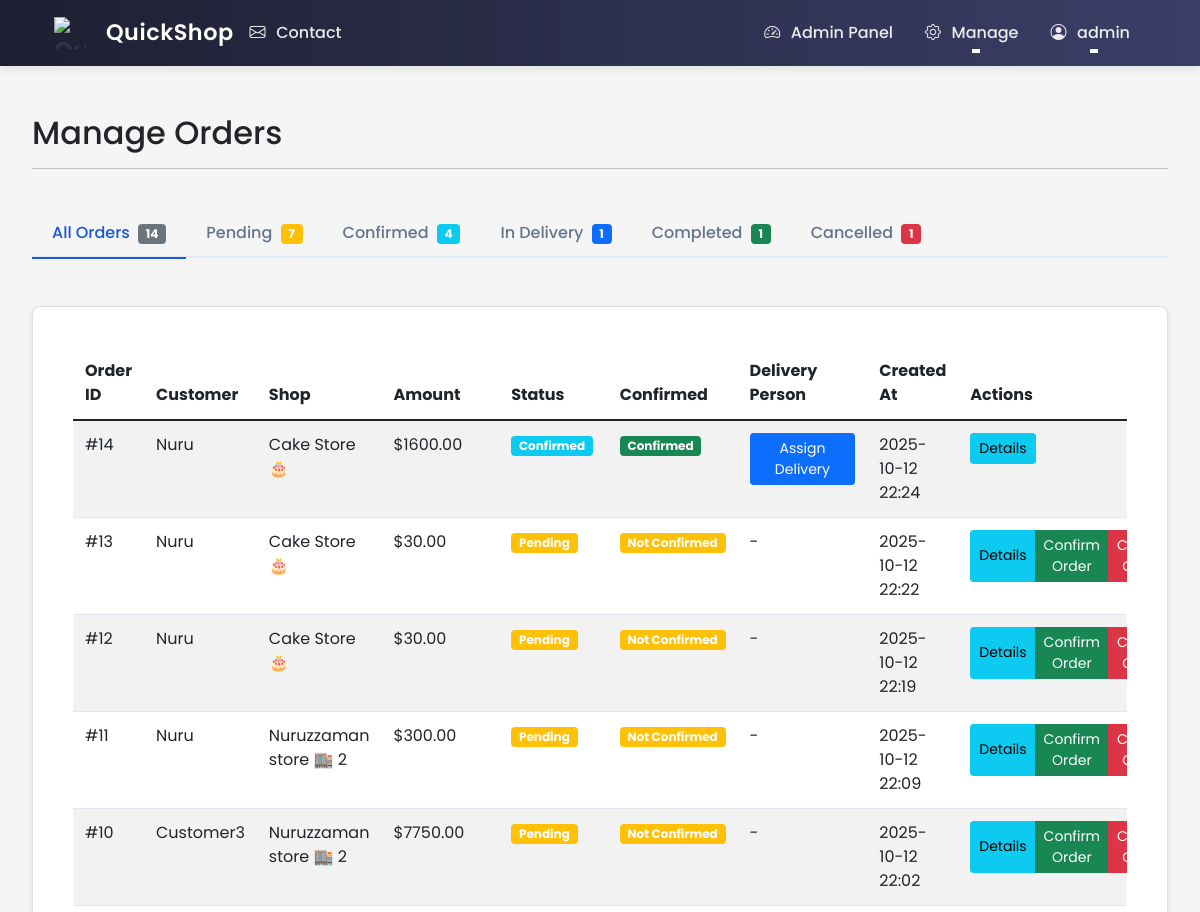
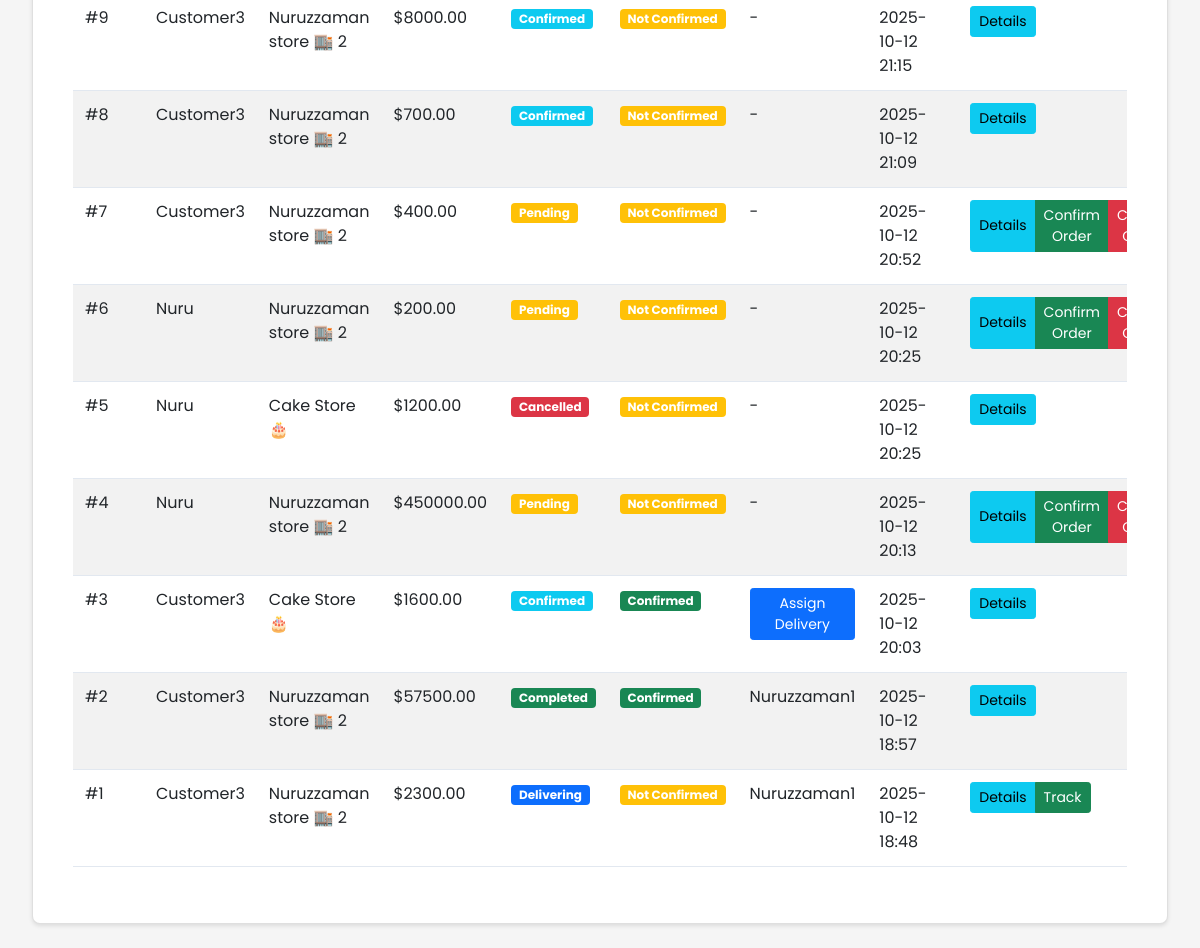
The page /admin/orders (signed in) on the database its author committed (2 pictures, top to bottom).
### ecommerce/models/user.py (models this page shows, shortened)
class User(UserMixin, db.Model):
    id = db.Column(db.Integer, primary_key=True)
    username = db.Column(db.String(80), unique=True, nullable=False)
    email = db.Column(db.String(120), unique=True, nullable=False)
    password_hash = db.Column(db.String(128))
    role = db.Column(db.String(20), nullable=False, default='user')  # user, shop_owner, delivery, admin
    phone = db.Column(db.String(20))  # Added phone number field
    location_lat = db.Column(db.Float)
    location_lng = db.Column(db.Float)
    address = db.Column(db.String(200))
    created_at = db.Column(db.DateTime, default=datetime.utcnow)
    updated_at = db.Column(db.DateTime, default=datetime.utcnow, onupdate=datetime.utcnow)
    is_active = db.Column(db.Boolean, default=True)
    email_notifications = db.Column(db.Boolean, default=True)
    orders = db.relationship('Order', lazy=True, foreign_keys='Order.customer_id')
    shop = db.relationship('Shop', backref='owner', lazy=True, uselist=False)
    deliveries = db.relationship('Order', backref='assigned_delivery_person', lazy=True,
                               foreign_keys='Order.delivery_person_id')
    @property
    def is_admin(self):
        return self.role == 'admin'

### ecommerce/models/order.py (models this page shows, shortened)
class Order(db.Model):
    id = db.Column(db.Integer, primary_key=True)
    customer_id = db.Column(db.Integer, db.ForeignKey('user.id'), nullable=False)
    shop_id = db.Column(db.Integer, db.ForeignKey('shop.id'), nullable=False)
    delivery_person_id = db.Column(db.Integer, db.ForeignKey('user.id'))
    status = db.Column(db.String(20), nullable=False, default='pending')
    confirmed = db.Column(db.Boolean, default=False)  # New column to track confirmation
    total_amount = db.Column(db.Float, nullable=False, default=0.0)
    delivery_fee = db.Column(db.Float, nullable=False, default=5.0)  # Default delivery fee
    delivery_address = db.Column(db.String(200), nullable=True)  # Made nullable
    delivery_lat = db.Column(db.Float, nullable=True)  # Made nullable for consistency
    delivery_lng = db.Column(db.Float, nullable=True)  # Made nullable for consistency
    created_at = db.Column(db.DateTime, default=datetime.utcnow)
    updated_at = db.Column(db.DateTime, default=datetime.utcnow, onupdate=datetime.utcnow)
    estimated_delivery_time = db.Column(db.DateTime)
    special_instructions = db.Column(db.Text)
    payment_method = db.Column(db.String(20), nullable=False, default='cod')  # cod, bkash, nagad, card
    payment_status = db.Column(db.String(20), nullable=False, default='pending')  # pending, paid, failed
    payment_details = db.Column(db.JSON)  # Store payment method specific details
    payment_transaction_id = db.Column(db.String(100))  # For online payments
    items = db.relationship('OrderItem', backref='order', lazy=True, cascade='all, delete-orphan')
    customer = db.relationship('User', foreign_keys=[customer_id])
    delivery_person = db.relationship('User', foreign_keys=[delivery_person_id], backref='delivery_orders')
    shop = db.relationship('Shop', foreign_keys=[shop_id], backref='orders')

### ecommerce/models/shop.py (models this page shows, shortened)
class Shop(db.Model):
    id = db.Column(db.Integer, primary_key=True)
    name = db.Column(db.String(100), nullable=False)
    description = db.Column(db.Text)
    about = db.Column(db.Text)  # New field for shop-specific About content
    owner_id = db.Column(db.Integer, db.ForeignKey('user.id'), nullable=False)
    location_lat = db.Column(db.Float, nullable=True)
    location_lng = db.Column(db.Float, nullable=True)
    address = db.Column(db.String(200), nullable=True)
    approval_status = db.Column(db.String(20), server_default='pending')  # pending, approved, rejected
    images = db.relationship('Image', lazy=True,
                           foreign_keys='Image.shop_id',
                           cascade="all, delete-orphan",
                           backref=db.backref('shop_ref', lazy=True))
    phone = db.Column(db.String(20))
    email = db.Column(db.String(120))
    website = db.Column(db.String(200))
    business_hours = db.Column(db.Text)  # Stored as JSON string
    created_at = db.Column(db.DateTime, default=datetime.utcnow)
    is_active = db.Column(db.Boolean, default=False)  # Only true after approval
    products = db.relationship('Product', backref='shop', lazy=True)

### ecommerce/routes/admin.py (the view)
@admin_bp.route('/orders')
@login_required
@admin_required
def orders():
    status = request.args.get('status', 'all')
    query = Order.query
    if status != 'all' and status in ['pending', 'confirmed', 'delivering', 'completed', 'cancelled']:
        query = query.filter_by(status=status)
    orders = query.order_by(Order.created_at.desc()).all()
    status_counts = {
        'all': Order.query.count(),
        'pending': Order.query.filter_by(status='pending').count(),
        'confirmed': Order.query.filter_by(status='confirmed').count(),
        'delivering': Order.query.filter_by(status='delivering').count(),
        'completed': Order.query.filter_by(status='completed').count(),
        'cancelled': Order.query.filter_by(status='cancelled').count()
    }
    order_status_colors = {
        'pending': 'warning',
        'confirmed': 'info',
        'delivering': 'primary',
        'completed': 'success',
        'cancelled': 'danger'
    }
    return render_template('admin/orders.html',
                         orders=orders,
                         current_status=status,
                         status_counts=status_counts,
                         order_status_colors=order_status_colors)

### ecommerce/templates/admin/orders.html (shortened to what this page needs)
{% extends "base.html" %}
{% block content %}
<div class="row mb-4">
    <div class="col-md-12">
        <h2>Manage Orders</h2>
        <hr>
    </div>
</div>
<div class="row mb-4">
    <div class="col-md-12">
        <ul class="nav nav-tabs">
            <li class="nav-item">
                <a class="nav-link {{ 'active' if current_status == 'all' else '' }}"
                   href="{{ url_for('admin.orders') }}">
                    All Orders
                    <span class="badge bg-secondary ms-1">{{ status_counts['all'] }}</span>
                </a>
            </li>
            <li class="nav-item">
                <a class="nav-link {{ 'active' if current_status == 'pending' else '' }}"
                   href="{{ url_for('admin.orders', status='pending') }}">
                    Pending
                    <span class="badge bg-warning ms-1">{{ status_counts['pending'] }}</span>
                </a>
            </li>
            <li class="nav-item">
                <a class="nav-link {{ 'active' if current_status == 'confirmed' else '' }}"
                   href="{{ url_for('admin.orders', status='confirmed') }}">
                    Confirmed
                    <span class="badge bg-info ms-1">{{ status_counts['confirmed'] }}</span>
                </a>
            </li>
            <li class="nav-item">
                <a class="nav-link {{ 'active' if current_status == 'delivering' else '' }}"
                   href="{{ url_for('admin.orders', status='delivering') }}">
                    In Delivery
                    <span class="badge bg-primary ms-1">{{ status_counts['delivering'] }}</span>
                </a>
            </li>
            <li class="nav-item">
                <a class="nav-link {{ 'active' if current_status == 'completed' else '' }}"
                   href="{{ url_for('admin.orders', status='completed') }}">
                    Completed
                    <span class="badge bg-success ms-1">{{ status_counts['completed'] }}</span>
                </a>
            </li>
            <li class="nav-item">
                <a class="nav-link {{ 'active' if current_status == 'cancelled' else '' }}"
                   href="{{ url_for('admin.orders', status='cancelled') }}">
                    Cancelled
                    <span class="badge bg-danger ms-1">{{ status_counts['cancelled'] }}</span>
                </a>
            </li>
        </ul>
    </div>
</div>
<div class="row">
    <div class="col-md-12">
        <div class="card">
            <div class="card-body">
                {% if orders %}
                    <div class="table-responsive">
                        <table class="table table-striped">
                            <thead>
                                <tr>
                                    <th>Order ID</th>
                                    <th>Customer</th>
                                    <th>Shop</th>
                                    <th>Amount</th>
                                    <th>Status</th>
                                    <th>Confirmed</th>
                                    <th>Delivery Person</th>
                                    <th>Created At</th>
                                    <th>Actions</th>
                                </tr>
                            </thead>
                            <tbody>
                                {% for order in orders %}
                                    <tr id="order-{{ order.id }}">
                                        <td>#{{ order.id }}</td>
                                        <td>{{ order.customer.username }}</td>
                                        <td>{{ order.shop.name }}</td>
                                        <td>${{ "%.2f"|format(order.total_amount) }}</td>
                                        <td>
                                            <span class="badge bg-{{ order_status_colors.get(order.status, 'secondary') }}">
                                                {{ order.status|replace('_', ' ')|title }}
                                            </span>
                                        </td>
                                        <td>
                                            <span class="badge bg-{{ 'success' if order.confirmed else 'warning' }}">
                                                {{ 'Confirmed' if order.confirmed else 'Not Confirmed' }}
                                            </span>
                                        </td>
                                        <td>
                                            {% if order.delivery_person %}
                                                {{ order.delivery_person.username }}
                                            {% elif order.confirmed and order.status != 'cancelled' %}
                                                <a href="{{ url_for('admin.order_details', order_id=order.id) }}" class="btn btn-sm btn-primary">
                                                    Assign Delivery
                                                </a>
                                            {% else %}
                                                -
                                            {% endif %}
                                        </td>
                                        <td>{{ order.created_at.strftime('%Y-%m-%d %H:%M') }}</td>
                                        <td>
                                            <div class="btn-group">
                                                <button type="button" class="btn btn-sm btn-info view-details"
                                                        data-order-id="{{ order.id }}">
                                                    Details
                                                </button>
                                                {% if order.status == 'pending' and not order.confirmed %}
                                                    <button type="button" class="btn btn-sm btn-success confirm-order"
                                                            data-order-id="{{ order.id }}">
                                                        Confirm Order
                                                    </button>
                                                    <button type="button" class="btn btn-sm btn-danger cancel-order"
                                                            data-order-id="{{ order.id }}">
                                                        Cancel Order
                                                    </button>
                                                {% endif %}
                                                {% if order.status == 'delivering' %}
                                                    <button type="button" class="btn btn-sm btn-success track-delivery"
                                                            data-order-id="{{ order.id }}">
                                                        Track
                                                    </button>
                                                {% endif %}
                                            </div>
                                        </td>
                                    </tr>
                                {% endfor %}
                            </tbody>
                        </table>
                    </div>
                {% else %}
                    <p class="text-center">No orders found.</p>
                {% endif %}
            </div>
        </div>
    </div>
</div>
{% endblock %}

### ecommerce/templates/base.html (shortened to what this page needs)
<!DOCTYPE html>
<html lang="en">
<head>
    <link href="https://cdn.jsdelivr.net/npm/bootstrap@5.1.3/dist/css/bootstrap.min.css" rel="stylesheet">
    <link rel="stylesheet" href="https://cdn.jsdelivr.net/npm/bootstrap-icons@1.7.2/font/bootstrap-icons.css">
    <link rel="stylesheet" href="{{ url_for('static', filename='css/style.css') }}">
</head>
<body class="d-flex flex-column min-vh-100">
    <nav class="navbar navbar-expand-lg navbar-light">
        <div class="container">
            <a class="logo" href="{{ url_for('main.index') }}">
                <span class="logo-icon">
                    <img src="https://cdn-icons-png.flaticon.com/512/1162/1162456.png" alt="QuickShop" style="width: 32px; height: 32px;">
                </span>
                <span class="logo" style="color: #ffffff; font-size: 1.4rem; font-weight: 600; margin-left: 8px;">QuickShop</span>
            </a>
            <div class="collapse navbar-collapse" id="navbarNav">
                <ul class="navbar-nav me-auto">
                    <li class="nav-item">
                        <a class="nav-link" href="{{ url_for('main.contact_page') }}">
                            <i class="bi bi-envelope"></i> Contact
                        </a>
                    </li>
                </ul>
                <ul class="navbar-nav ms-auto">
                    {% if current_user.is_authenticated %}
                        {% if current_user.role == 'admin' %}
                        <li class="nav-item">
                            <a class="nav-link" href="{{ url_for('admin.dashboard') }}">
                                <i class="bi bi-speedometer2"></i> Admin Panel
                            </a>
                        </li>
                        <li class="nav-item dropdown">
                            <a class="nav-link dropdown-toggle" href="#" role="button" data-bs-toggle="dropdown">
                                <i class="bi bi-gear"></i> Manage
                            </a>
                        </li>
                        {% endif %}
                        <li class="nav-item dropdown">
                            <a class="nav-link dropdown-toggle" href="#" role="button" data-bs-toggle="dropdown">
                                <i class="bi bi-person-circle"></i> {{ current_user.username }}
                            </a>
                        </li>
                    {% endif %}
                </ul>
            </div>
        </div>
    </nav>
    <div class="flash-messages-container">
    </div>
    <main class="flex-shrink-0">
        {% block content %}{% endblock %}
    </main>
</body>
</html>

### rows shown on the page
User: username "admin"
Order: id "14", customer.username "Nuru", shop.name "Cake Store🎂", total_amount "1600.00", status "Confirmed", confirmed "Confirmed", created_at "2025-10-12 22:24"
Order: id "13", customer.username "Nuru", shop.name "Cake Store🎂", total_amount "30.00", status "Pending", confirmed "Not Confirmed", created_at "2025-10-12 22:22"
Order: id "12", customer.username "Nuru", shop.name "Cake Store🎂", total_amount "30.00", status "Pending", confirmed "Not Confirmed", created_at "2025-10-12 22:19"
Order: id "11", customer.username "Nuru", shop.name "Nuruzzaman store 🏬 2", total_amount "300.00", status "Pending", confirmed "Not Confirmed", created_at "2025-10-12 22:09"
Order: id "10", customer.username "Customer3", shop.name "Nuruzzaman store 🏬 2", total_amount "7750.00", status "Pending", confirmed "Not Confirmed", created_at "2025-10-12 22:02"
Order: id "9", customer.username "Customer3", shop.name "Nuruzzaman store 🏬 2", total_amount "8000.00", status "Confirmed", confirmed "Not Confirmed", created_at "2025-10-12 21:15"
Order: id "8", customer.username "Customer3", shop.name "Nuruzzaman store 🏬 2", total_amount "700.00", status "Confirmed", confirmed "Not Confirmed", created_at "2025-10-12 21:09"
Order: id "7", customer.username "Customer3", shop.name "Nuruzzaman store 🏬 2", total_amount "400.00", status "Pending", confirmed "Not Confirmed", created_at "2025-10-12 20:52"
Order: id "6", customer.username "Nuru", shop.name "Nuruzzaman store 🏬 2", total_amount "200.00", status "Pending", confirmed "Not Confirmed", created_at "2025-10-12 20:25"
Order: id "5", customer.username "Nuru", shop.name "Cake Store🎂", total_amount "1200.00", status "Cancelled", confirmed "Not Confirmed", created_at "2025-10-12 20:25"
Order: id "4", customer.username "Nuru", shop.name "Nuruzzaman store 🏬 2", total_amount "450000.00", status "Pending", confirmed "Not Confirmed", created_at "2025-10-12 20:13"
Order: id "3", customer.username "Customer3", shop.name "Cake Store🎂", total_amount "1600.00", status "Confirmed", confirmed "Confirmed", created_at "2025-10-12 20:03"
Order: id "2", customer.username "Customer3", shop.name "Nuruzzaman store 🏬 2", total_amount "57500.00", status "Completed", confirmed "Confirmed", delivery_person.username "Nuruzzaman1", created_at "2025-10-12 18:57"
Order: id "1", customer.username "Customer3", shop.name "Nuruzzaman store 🏬 2", total_amount "2300.00", status "Delivering", confirmed "Not Confirmed", delivery_person.username "Nuruzzaman1", created_at "2025-10-12 18:48"

### other values the page prints
{{ status_counts['all'] }} "14"
{{ status_counts['pending'] }} "7"
{{ status_counts['confirmed'] }} "4"
{{ status_counts['delivering'] }} "1"
{{ status_counts['completed'] }} "1"
{{ status_counts['cancelled'] }} "1"
